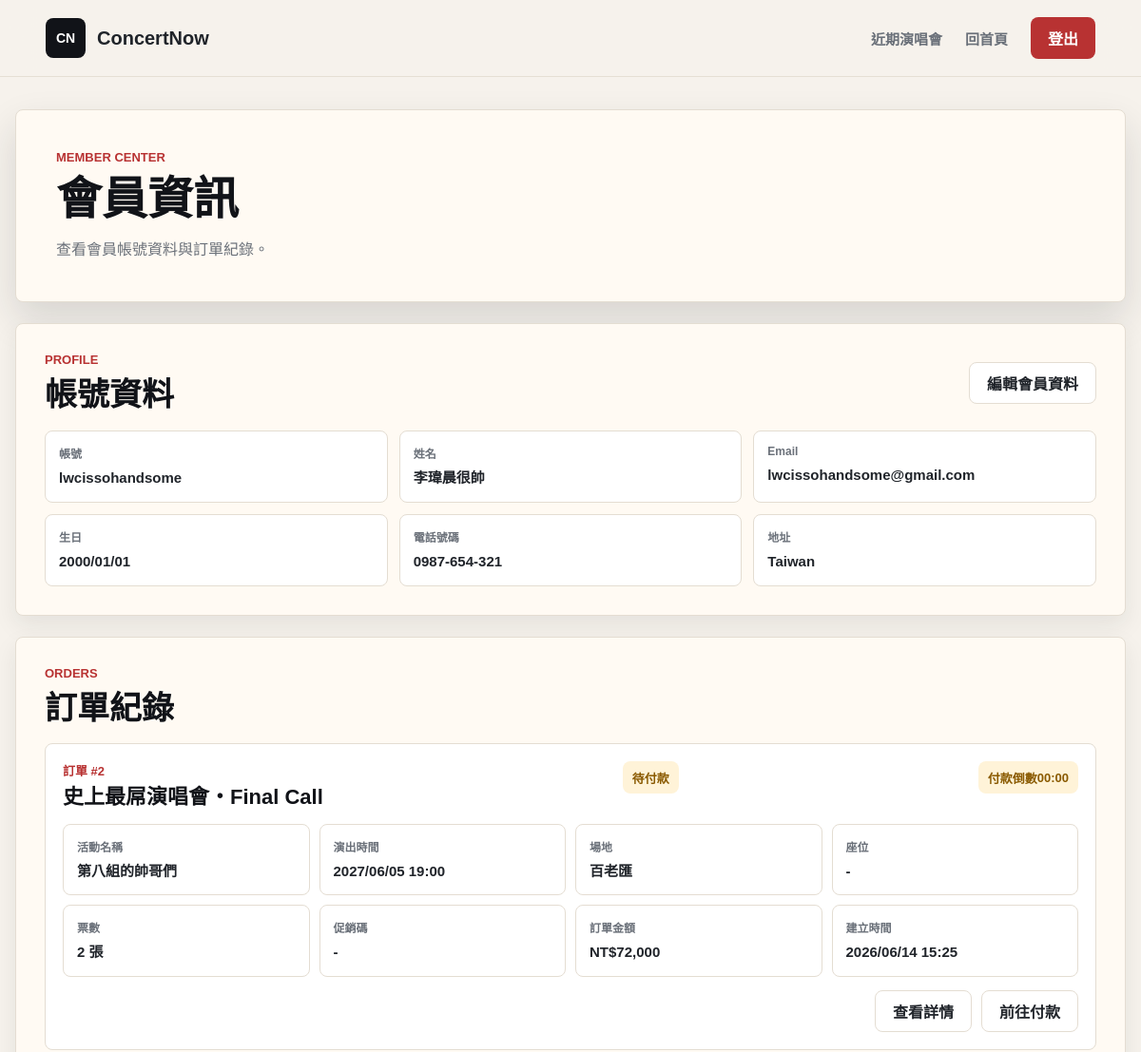
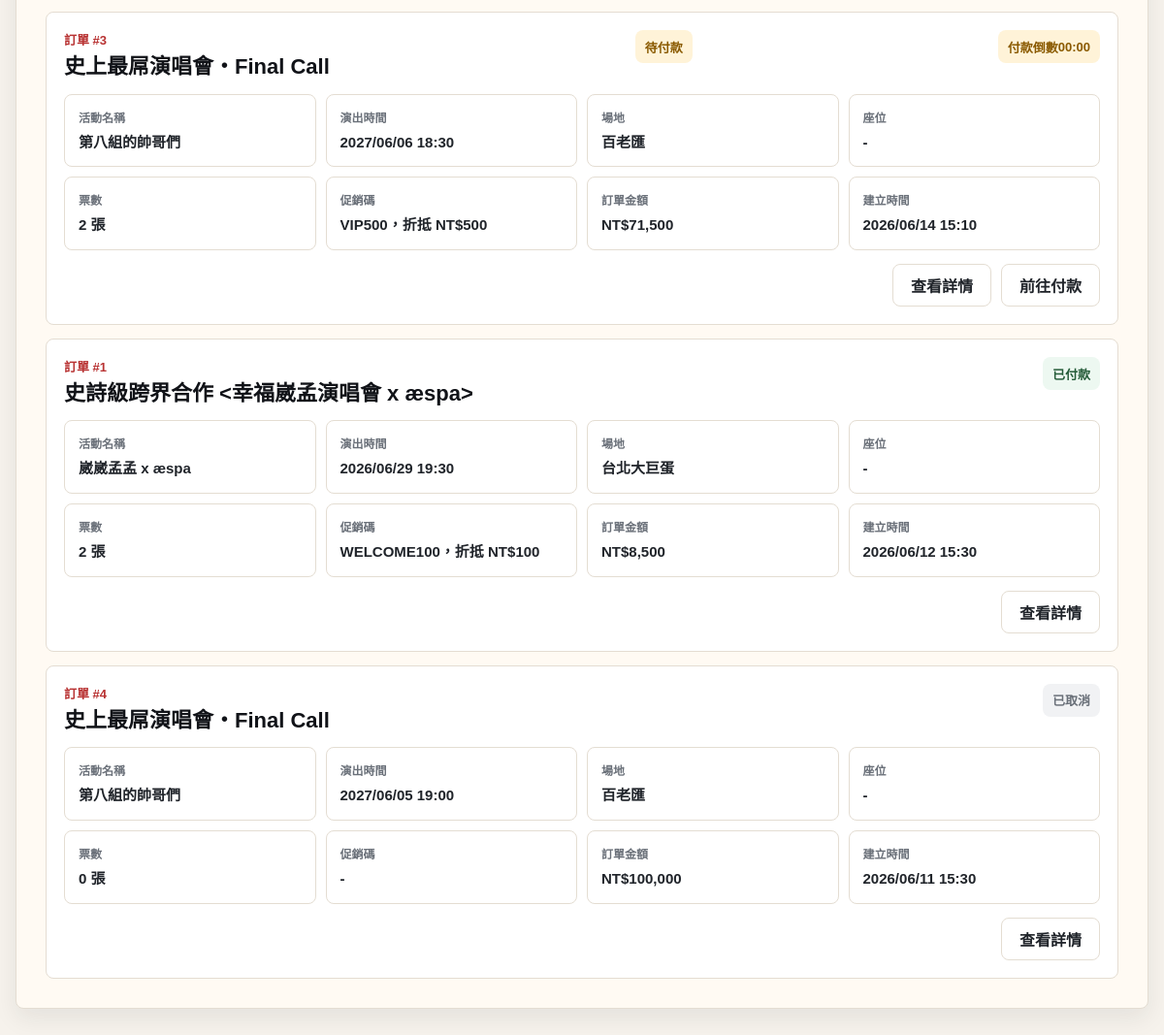
The page /customer/member.php (signed in) on the database its author committed (2 pictures, top to bottom).
### tables this page shows
CREATE TABLE User (
    user_id INT AUTO_INCREMENT PRIMARY KEY,
    username VARCHAR(50) NOT NULL UNIQUE,
    real_name VARCHAR(50) NOT NULL,
    birth_date DATETIME NOT NULL,
    phone_num VARCHAR(20) NOT NULL,
    id_number VARCHAR(20) NOT NULL UNIQUE,
    email VARCHAR(100) NOT NULL,
    user_address VARCHAR(255) NULL,
    password VARCHAR(255) NOT NULL,
    role ENUM('customer', 'manager') DEFAULT 'customer',
    created_at TIMESTAMP DEFAULT CURRENT_TIMESTAMP
);

CREATE TABLE Orders (
    order_id INT AUTO_INCREMENT PRIMARY KEY,
    user_id INT,
    show_id INT,
    promo_id INT NULL,                      
    total_price INT NOT NULL,               
    status ENUM('pending_payment', 'paid', 'cancelled') DEFAULT 'pending_payment',
    payment_method VARCHAR(30) NULL,         
    delivery_method VARCHAR(30) NULL,        
    created_at TIMESTAMP DEFAULT CURRENT_TIMESTAMP,
    FOREIGN KEY (user_id) REFERENCES User(user_id),
    FOREIGN KEY (show_id) REFERENCES ShowDate(show_id),
    FOREIGN KEY (promo_id) REFERENCES PromoCode(promo_id) ON DELETE SET NULL
);

CREATE TABLE Concert (
    concert_id INT AUTO_INCREMENT PRIMARY KEY,
    organizer_id INT NULL,                           
    artist VARCHAR(100) NOT NULL,                     
    title VARCHAR(255) NOT NULL,                      
    venue VARCHAR(100) NOT NULL,                      
    concert_address VARCHAR(255) NOT NULL,                    
    image VARCHAR(255),                               
    sale_start DATETIME NOT NULL,                     
    sale_end DATETIME NOT NULL,                       
    description TEXT,                                 
    notice TEXT,                                      
    created_at TIMESTAMP DEFAULT CURRENT_TIMESTAMP,
    FOREIGN KEY (organizer_id) REFERENCES Organizer(organizer_id) ON DELETE SET NULL
);

CREATE TABLE ShowDate (
    show_id INT AUTO_INCREMENT PRIMARY KEY,
    concert_id INT NOT NULL,                          
    show_datetime DATETIME NOT NULL,                  
    status VARCHAR(50) DEFAULT 'available',           
    FOREIGN KEY (concert_id) REFERENCES Concert(concert_id) ON DELETE CASCADE
);

CREATE TABLE PromoCode (
    promo_id INT AUTO_INCREMENT PRIMARY KEY,
    code_name VARCHAR(50) NOT NULL UNIQUE,  
    discount_amount INT NOT NULL,           
    usage_limit INT NULL,                   
    starts_at DATETIME NULL,                
    expires_at DATETIME NULL,               
    is_active BOOLEAN DEFAULT TRUE,         
    created_at TIMESTAMP DEFAULT CURRENT_TIMESTAMP,
    updated_at TIMESTAMP DEFAULT CURRENT_TIMESTAMP ON UPDATE CURRENT_TIMESTAMP
);

### includes/order_expiration.php (called while the page is built, shortened)
<?php
function orderPaymentDeadlineTimestamp($createdAt)
{
    try {
        $createdDateTime = new DateTimeImmutable((string) $createdAt, new DateTimeZone(ORDER_PAYMENT_TIMEZONE));
    } catch (Exception $exception) {
        return null;
    }
    return $createdDateTime->getTimestamp() + ORDER_PAYMENT_TIMEOUT_SECONDS;
}
function orderPaymentSecondsRemaining($createdAt)
{
    $deadlineTimestamp = orderPaymentDeadlineTimestamp($createdAt);
    $nowTimestamp = (new DateTimeImmutable('now', new DateTimeZone(ORDER_PAYMENT_TIMEZONE)))->getTimestamp();
    return max(0, $deadlineTimestamp - $nowTimestamp);
}

### customer/member.php (the view, shortened to what this page needs)
<?php
require_once __DIR__ . '/../includes/db_config.php';
require_once __DIR__ . '/../includes/order_expiration.php';
function h($value) {
    return htmlspecialchars((string) $value, ENT_QUOTES, 'UTF-8');
}
function memberDateTimeText($value) {
    $timestamp = strtotime((string) $value);
    return $timestamp ? date('Y/m/d H:i', $timestamp) : (string) $value;
}
function memberDateText($value) {
    $timestamp = strtotime((string) $value);
    return $timestamp ? date('Y/m/d', $timestamp) : (string) $value;
}
function orderStatusText($status) {
    $labels = [
        'pending_payment' => '待付款',
        'paid' => '已付款',
        'cancelled' => '已取消',
    ];
    return $labels[$status] ?? (string) $status;
}
function orderStatusClass($status) {
    $classes = [
        'pending_payment' => 'is-pending',
        'paid' => 'is-paid',
        'cancelled' => 'is-cancelled',
    ];
    return $classes[$status] ?? 'is-unknown';
}
$stylePath = __DIR__ . '/../assets/css/style.css';
$styleVersion = file_exists($stylePath) ? filemtime($stylePath) : time();
$customerId = (int) $_SESSION['customer_id'];
$member = null;
$orders = [];
$pageError = null;
if ($pdo === null) {
    $pageError = '目前無法連線到資料庫，請確認 MAMP / MySQL 已啟動，且 includes/db_config.php 設定正確。';
} else {
    try {
        $memberStatement = $pdo->prepare(
            'SELECT user_id, username, real_name, birth_date, phone_num, id_number, email, user_address, role, created_at
             FROM `User`
             WHERE user_id = :user_id
             LIMIT 1'
        );
        $memberStatement->execute(['user_id' => $customerId]);
        $member = $memberStatement->fetch();
        $orderStatement = $pdo->prepare(
            'SELECT
                o.order_id,
                o.total_price,
                o.status,
                o.created_at,
                sd.show_datetime,
                c.artist,
                c.title,
                c.venue,
                p.code_name,
                p.discount_amount,
                COUNT(t.ticket_id) AS ticket_count,
                GROUP_CONCAT(s.seat_number ORDER BY s.seat_number SEPARATOR "、") AS seat_numbers
             FROM Orders o
             LEFT JOIN ShowDate sd ON o.show_id = sd.show_id
             LEFT JOIN Concert c ON sd.concert_id = c.concert_id
             LEFT JOIN PromoCode p ON o.promo_id = p.promo_id
             LEFT JOIN Ticket t ON o.order_id = t.order_id
             LEFT JOIN Seat s ON t.seat_id = s.seat_id
             WHERE o.user_id = :user_id
             GROUP BY
                o.order_id,
                o.total_price,
                o.status,
                o.created_at,
                sd.show_datetime,
                c.artist,
                c.title,
                c.venue,
                p.code_name,
                p.discount_amount
             ORDER BY o.created_at DESC'
        );
        $orderStatement->execute(['user_id' => $customerId]);
        $orders = $orderStatement->fetchAll();
    } catch (PDOException $exception) {
        $pageError = '會員資料讀取失敗：' . $exception->getMessage();
    }
}
?>
<!doctype html>
<html lang="zh-Hant">
<head>
    <link rel="stylesheet" href="../assets/css/style.css?v=<?= h($styleVersion) ?>">
</head>
<body>
    <header class="site-header">
        <a class="brand" href="../index.php" aria-label="ConcertNow 首頁">
            <span class="brand-mark">CN</span>
            <span>ConcertNow</span>
        </a>
        <nav class="main-nav" aria-label="主要導覽">
            <a href="../index.php#concerts">近期演唱會</a>
            <a href="../index.php">回首頁</a>
            <a class="login-button" href="logout.php">登出</a>
        </nav>
    </header>
    <main class="member-main">
        <section class="member-hero" aria-labelledby="member-title">
            <div>
                <p class="member-kicker">Member Center</p>
                <h1 id="member-title">會員資訊</h1>
                <span>查看會員帳號資料與訂單紀錄。</span>
            </div>
        </section>
        <?php if ($pageError): ?>
            <section class="member-panel">
                <p class="member-alert"><?= h($pageError) ?></p>
            </section>
        <?php elseif ($member): ?>
            <section class="member-panel" aria-labelledby="profile-title">
                <div class="member-section-heading">
                    <div class="member-section-title">
                        <p>Profile</p>
                        <h2 id="profile-title">帳號資料</h2>
                    </div>
                    <a class="secondary-action" href="edit_member.php">編輯會員資料</a>
                </div>
                <dl class="member-info-grid">
                    <div>
                        <dt>帳號</dt>
                        <dd><?= h($member['username']) ?></dd>
                    </div>
                    <div>
                        <dt>姓名</dt>
                        <dd><?= h($member['real_name']) ?></dd>
                    </div>
                    <div>
                        <dt>Email</dt>
                        <dd><?= h($member['email']) ?></dd>
                    </div>
                    <div>
                        <dt>生日</dt>
                        <dd><?= h(memberDateText($member['birth_date'])) ?></dd>
                    </div>
                    <div>
                        <dt>電話號碼</dt>
                        <dd><?= h($member['phone_num']) ?></dd>
                    </div>
                    <div>
                        <dt>地址</dt>
                        <dd><?= h($member['user_address'] ?: '-') ?></dd>
                    </div>
                </dl>
            </section>
            <section class="member-panel" aria-labelledby="orders-title">
                <div class="member-section-title">
                    <p>Orders</p>
                    <h2 id="orders-title">訂單紀錄</h2>
                </div>
                <?php if (!$orders): ?>
                    <p class="member-empty">目前沒有訂單紀錄。</p>
                <?php else: ?>
                    <div class="member-order-list">
                        <?php foreach ($orders as $order): ?>
                            <article class="member-order-card">
                                <div class="member-order-head">
                                    <div>
                                        <p>訂單 #<?= h($order['order_id']) ?></p>
                                        <h3>
                                            <a href="order_detail.php?order_id=<?= h($order['order_id']) ?>">
                                                <?= h($order['title'] ?? '演唱會資料已移除') ?>
                                            </a>
                                        </h3>
                                    </div>
                                    <span class="member-status <?= h(orderStatusClass($order['status'])) ?>"><?= h(orderStatusText($order['status'])) ?></span>
                                    <?php if ($order['status'] === 'pending_payment'): ?>
                                        <?php $orderSecondsRemaining = orderPaymentSecondsRemaining($order['created_at']); ?>
                                        <span class="member-status is-pending" data-order-countdown data-order-id="<?= h($order['order_id']) ?>" data-seconds="<?= h($orderSecondsRemaining) ?>">
                                            付款倒數 <strong data-countdown-text><?= h(gmdate('i:s', $orderSecondsRemaining)) ?></strong>
                                        </span>
                                    <?php endif; ?>
                                </div>
                                <dl class="member-order-info">
                                    <div>
                                        <dt>活動名稱</dt>
                                        <dd><?= h($order['artist'] ?? '-') ?></dd>
                                    </div>
                                    <div>
                                        <dt>演出時間</dt>
                                        <dd><?= h(memberDateTimeText($order['show_datetime'] ?? null)) ?></dd>
                                    </div>
                                    <div>
                                        <dt>場地</dt>
                                        <dd><?= h($order['venue'] ?? '-') ?></dd>
                                    </div>
                                    <div>
                                        <dt>座位</dt>
                                        <dd><?= h($order['seat_numbers'] ?: '-') ?></dd>
                                    </div>
                                    <div>
                                        <dt>票數</dt>
                                        <dd><?= h((int) $order['ticket_count']) ?> 張</dd>
                                    </div>
                                    <div>
                                        <dt>促銷碼</dt>
                                        <dd>
                                            <?php if ($order['code_name']): ?>
                                                <?= h($order['code_name']) ?>，折抵 NT$<?= h(number_format((int) $order['discount_amount'])) ?>
                                            <?php else: ?>
                                                -
                                            <?php endif; ?>
                                        </dd>
                                    </div>
                                    <div>
                                        <dt>訂單金額</dt>
                                        <dd>NT$<?= h(number_format((int) $order['total_price'])) ?></dd>
                                    </div>
                                    <div>
                                        <dt>建立時間</dt>
                                        <dd><?= h(memberDateTimeText($order['created_at'])) ?></dd>
                                    </div>
                                </dl>
                                <div class="member-order-actions">
                                    <a class="secondary-action" href="order_detail.php?order_id=<?= h($order['order_id']) ?>">查看詳情</a>
                                    <?php if ($order['status'] === 'pending_payment'): ?>
                                        <a class="secondary-action" href="payment.php?order_id=<?= h($order['order_id']) ?>">前往付款</a>
                                    <?php endif; ?>
                                </div>
                            </article>
                        <?php endforeach; ?>
                    </div>
                <?php endif; ?>
            </section>
        <?php endif; ?>
    </main>
</body>
</html>

### rows shown on the page
user: username "lwcissohandsome", real_name "李瑋晨很帥", email "lwcissohandsome@gmail.com", birth_date "2000/01/01", phone_num "0987-654-321", user_address "Taiwan"
orders: order_id "2", concert.title "史上最屌演唱會・Final Call", status "待付款", concert.artist "第八組的帥哥們", show.show_datetime "2027/06/05 19:00", concert.venue "百老匯", seat_numbers "-", ticket_count "2", total_price "72,000", created_at "2026/06/14 15:25"
orders: order_id "3", concert.title "史上最屌演唱會・Final Call", status "待付款", concert.artist "第八組的帥哥們", show.show_datetime "2027/06/06 18:30", concert.venue "百老匯", seat_numbers "-", ticket_count "2", promo.code_name "VIP500", promo.discount_amount "500", total_price "71,500", created_at "2026/06/14 15:10"
orders: order_id "1", concert.title "史詩級跨界合作 <幸福崴孟演唱會 x æspa>", status "已付款", concert.artist "崴崴孟孟 x æspa", show.show_datetime "2026/06/29 19:30", concert.venue "台北大巨蛋", seat_numbers "-", ticket_count "2", promo.code_name "WELCOME100", promo.discount_amount "100", total_price "8,500", created_at "2026/06/12 15:30"
orders: order_id "4", concert.title "史上最屌演唱會・Final Call", status "已取消", concert.artist "第八組的帥哥們", show.show_datetime "2027/06/05 19:00", concert.venue "百老匯", seat_numbers "-", ticket_count "0", total_price "100,000", created_at "2026/06/11 15:30"
